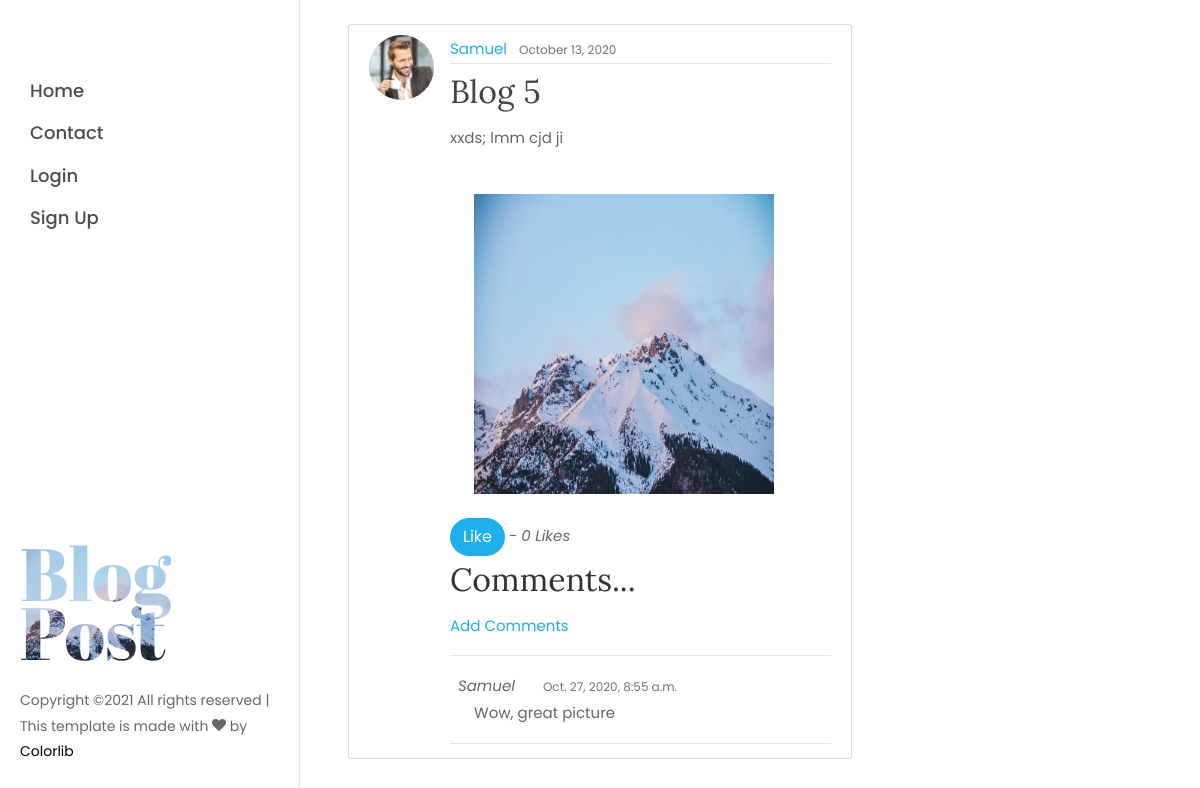
Screenshot of /post/53/ with the database file from the repository.
### blog/models.py (models this page shows, shortened)
class Post(models.Model):
	title = models.CharField(max_length=100)
	content = models.TextField()
	date = models.DateTimeField(default=timezone.now)
	author = models.ForeignKey(User, on_delete=models.CASCADE)
	post_pic = models.ImageField(null=True, blank=True, upload_to='post_pic')
	likes = models.ManyToManyField(User, related_name='blog_post')
	def total_likes(self):
		return self.likes.count()

class Comment(models.Model):
	post = models.ForeignKey(Post, related_name="comments", on_delete=models.CASCADE)
	body = models.TextField()
	date_added = models.DateTimeField(auto_now_add=True)
	authors = models.ForeignKey(User, on_delete=models.CASCADE, null=True)
	class Meta:
		ordering = ['-date_added']

### users/models.py (models this page shows, shortened)
class Profile(models.Model):
	user = models.OneToOneField(User, on_delete=models.CASCADE)
	image = models.ImageField(default='default.jpg', upload_to='profile_pics')

### blog/views.py (the view)
# urls.py: path('post/<int:pk>/', PostDetailView.as_view(), name='detail'),
class PostDetailView(DetailView):
	model = Post
	def get_context_data(self, *args, **kwargs):
		context = super(PostDetailView, self).get_context_data()
		stuff = get_object_or_404(Post, id=self.kwargs['pk'])
		total_likes = stuff.total_likes()
		context['total_likes'] = total_likes
		return context

### blog/template/blog/post_detail.html (shortened to what this page needs)
{% extends "blog/base.html" %}
{% block content %}
  <div id="colorlib-main">
    <div class="container">
      <div class="row d-flex">
        <div class="col-xl-8 py-5 px-md-5">
          <div class="row pt-md-4">
            <div class="col-md-12">
              <article class="media content-section">
                <img class="rounded-circle article-img" height="150" width="200" src="{{ object.author.profile.image.url }}">
                <div class="media-body">
                  <div class="article-metadata">
                    <a class="mr-2" href="{% url 'user-posts' object.author.username %}">{{ object.author }}</a>
                    <small class="text-muted">{{ object.date|date:"F d, Y" }}</small>
                  </div>
                  <h2 class="article-title">{{ object.title }}</h2>
                  <p class="article-content">{{ object.content }}</p><br>
                  {% if object.post_pic %}
                  <img class="mb-4 ml-4" src="{{ object.post_pic.url }}" height="300" width="300">
                  {% endif %}<br>
                    <form action="{% url 'like_post' post.pk %}" method="POST">
                      {% if total_likes == 1 %}
                        <button class="btn btn-primary" type="submit", name="post_id", value="{{ post.pk }}">Like</button> - <span><i class="mr-3">{{total_likes}} Like</i></span>
                      {% else %}
                        <button class="btn btn-primary" type="submit", name="post_id", value="{{ post.pk }}">Like</button> - <span><i class="mr-3">{{total_likes}} Likes</i></span>
                      {% endif %}
                    </form>
                  <h2>Comments...</h2>
                    {% if not object.comments.all %}
                      No comments yet.. <br> <a href="{% url 'comment' post.pk %}">Add one</a></div>
                    {% else %}
                    <a href="{% url 'comment' post.pk %}">Add Comments</a><br><hr>
                      {% for comment in object.comments.all %}
                        <div class="article-metadata">
                          <span><i class="ml-2 mr-1">{{ comment.authors }}</i></span><small class="text-muted ml-4">{{ comment.date_added }}</small><br>
                          <p class="ml-4">{{ comment.body }}</p>
                        </div>
                      {% endfor %}
                    {% endif %}
                </div>
              </article>
            </div>
          </div>
        </div>
      </div>
    </div>
  </div>
{% endblock content %}

### blog/template/blog/base.html (shortened to what this page needs)
{% load static %}
<!DOCTYPE html>
<html lang="en">
  <head>
    <link rel="stylesheet" href="{% static 'blog/css/open-iconic-bootstrap.min.css' %}">
    <link rel="stylesheet" href="{% static 'blog/css/animate.css' %}">
    <link rel="stylesheet" href="{% static 'blog/css/owl.carousel.min.css' %}">
    <link rel="stylesheet" href="{% static 'blog/css/owl.theme.default.min.css' %}">
    <link rel="stylesheet" href="{% static 'blog/css/magnific-popup.css' %}">
    <link rel="stylesheet" href="{% static 'blog/css/aos.css' %}">
    <link rel="stylesheet" href="{% static 'blog/css/ionicons.min.css' %}">
    <link rel="stylesheet" href="{% static 'blog/css/bootstrap-datepicker.css' %}">
    <link rel="stylesheet" href="{% static 'blog/css/jquery.timepicker.css' %}">
    <link rel="stylesheet" href="{% static 'blog/css/flaticon.css' %}">
    <link rel="stylesheet" href="{% static 'blog/css/icomoon.css' %}">
    <link rel="stylesheet" href="{% static 'blog/css/style.css' %}">
  </head>
  <body bgcolor="#fafafa">
	<div id="colorlib-page">
		<aside id="colorlib-aside" role="complementary" class="js-fullheight">
			<nav id="colorlib-main-menu" role="navigation">
				<ul>
          <li><a href="{% url 'home' %}">Home</a></li>
          <li><a href="{% url 'contact' %}">Contact</a></li>
          {% if user.is_authenticated %}
            <li><a href="{% url 'profile' %}">Profile</a></li>
            <li><a href="{% url 'create' %}">New Post</a></li>
            <li><a href="{% url 'logout' %}">Logout</a></li>
          {% else %}
            <li><a href="{% url 'login' %}">Login</a></li>
            <li><a href="{% url 'register' %}">Sign Up</a></li>
          {% endif %}
				</ul>
			</nav>
			<div class="colorlib-footer">
				<h1 id="colorlib-logo" class="mb-4"><a href="index.html" style="background-image: url({% static 'blog/images/bg_1.jpg' %});">Blog <span>Post</span></a></h1>
				<p class="pfooter">
	  Copyright &copy;<script>document.write(new Date().getFullYear());</script> All rights reserved | This template is made with <i class="icon-heart" aria-hidden="true"></i> by <a href="https://colorlib.com" target="_blank">Colorlib</a>
	  </p>
			</div>
		</aside>
		{% block content %}
    {% endblock %}
  </body>
</html>

### static/blog/css/icomoon.css (style rules this page uses)
[class^="icon-"], [class*=" icon-"] { font-family: 'icomoon' !important; speak: none; font-style: normal; font-weight: normal; font-variant: normal; text-transform: none; line-height: 1; -webkit-font-smoothing: antialiased; -moz-osx-font-smoothing: grayscale; }
.icon-heart:before { content: "\f004"; }

### rows the page displays
Post: author.profile.image (picture), author "Samuel", date "October 13, 2020", title "Blog 5", content "xxds; lmm cjd ji", post_pic (picture)
Comment: authors "Samuel", date_added "Oct. 27, 2020, 8:55 a.m.", body "Wow, great picture"

### other values shown
{{ total_likes }} "0"
